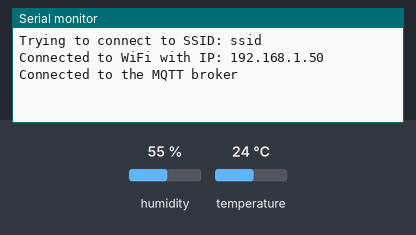
Bench run of a program on a simulated ESP32. Parts: the last lines printed to the serial monitor. The test bench sets the inputs (shaded band); at power-on: humidity 55 %, temperature 24 °C. WiFi joins after 1.5 s; servers stay silent unless stated; no MQTT or app messages arrive unless stated.

Above: at 2.7 s.
2.8 s: humidity set to 22 %
At 6.5 s:
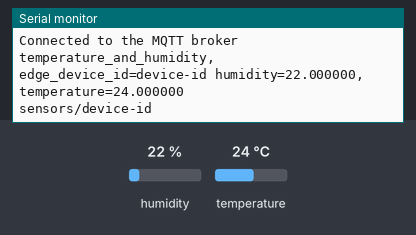
9.7 s: temperature set to 12 °C
At 11.5 s:
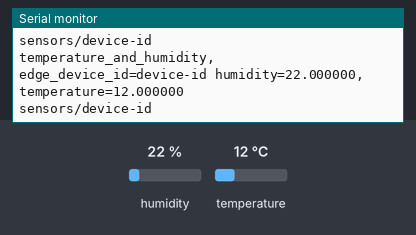
16.6 s: humidity set to 40 %
At 21.5 s:
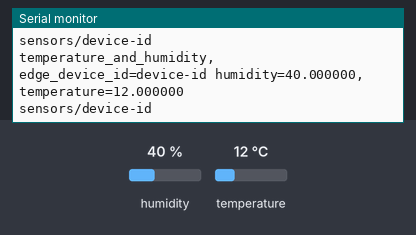

Measured:
- after the input at 2.8 s, the serial monitor: prints a new line after 2.2 s (image 1)
- after the input at 9.7 s, the serial monitor: prints a new line after 0.32 s (image 2)
- after the input at 16.6 s, the serial monitor: prints a new line after 3.4 s (image 3)

The program:

main.cpp
```cpp
#include <Adafruit_Sensor.h>
#include <ArduinoMqttClient.h>
#include <DHT.h>
#include <WiFi.h>

#include "config.h"
#include "payload.h"

#define DHTPIN 4
#define DHTTYPE DHT11

char ssid[] = SSID;
char passPrase[] = PASS_PRASE;

char mqttHost[] = MQTT_HOST;
char mqttTopic[] = "sensors/" ED_ID;

WiFiClient wifiClient;
MqttClient mqttClient(wifiClient);

const long interval = 5000;
unsigned long previousMillis = 0;

DHT dht(DHTPIN, DHTTYPE);

void setup() {
  Serial.begin(9600);

  Serial.print(F("Trying to connect to SSID: "));
  Serial.println(ssid);

  WiFi.begin(ssid, passPrase);

  while (WiFi.status() != WL_CONNECTED) {
    delay(500);
  }

  Serial.print(F("Connected to WiFi with IP: "));
  Serial.println(WiFi.localIP());

  if (!mqttClient.connect(mqttHost)) {
    Serial.print(F("MQTT connection failed! Error code: "));
    Serial.println(mqttClient.connectError());

    while (1)
      ;
  }

  Serial.println("Connected to the MQTT broker");

  dht.begin();
}

void loop() {
  mqttClient.poll();

  unsigned long currentMillis = millis();

  if (currentMillis - previousMillis < interval) {
    return;
  }

  previousMillis = currentMillis;

  float h = dht.readHumidity();
  float t = dht.readTemperature();

  auto payload = generatePayload(ED_ID, h, t);

  mqttClient.beginMessage(mqttTopic);
  mqttClient.print(payload.c_str());
  mqttClient.endMessage();

  Serial.println(payload.c_str());
  Serial.println(mqttTopic);
}
```

payload.h
```cpp
#pragma once

#include <string>

std::string generatePayload(const std::string &edgeId, float humidity,
                            float temperature);
```

payload.cpp
```cpp
#include <cstdio>
#include <string>

#include "config.h"
#include "payload.h"

std::string generatePayload(const std::string &edgeId, float humidity,
                            float temperature) {

  return "temperature_and_humidity,edge_device_id=" + edgeId + " " +
         "humidity=" + std::to_string(humidity) +
         ","
         "temperature=" +
         std::to_string(temperature);
}
```

config.example.h
```cpp
#pragma once

#define SSID "ssid"
#define PASS_PRASE "passprase"

#define MQTT_HOST "mqtt.local"
#define ED_ID "device-id"
```
